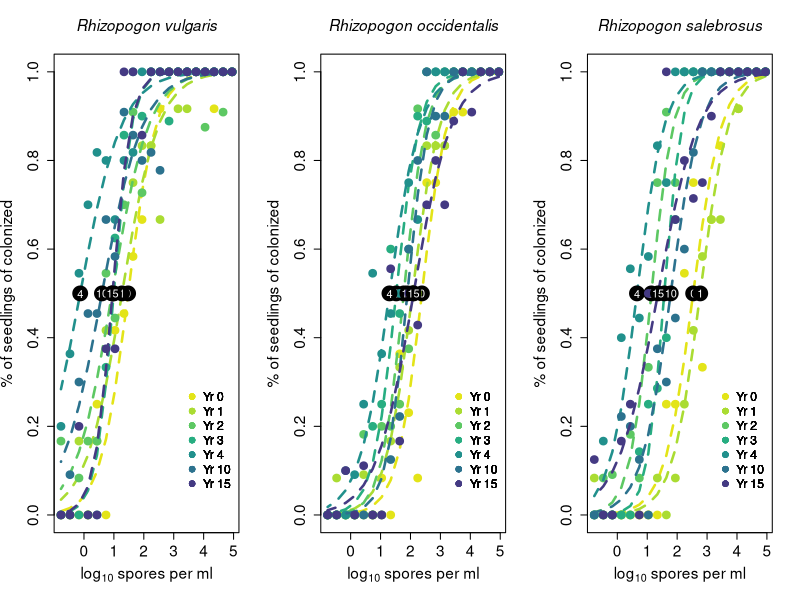

Write R code to recreate this figure. (Note: this script raises an error after producing the figure.)
##Commands written by Kabir Peay, 2020 

##import the data
setwd("~/Documents/Projects/Spore Longevity/SporeData_2020")
sporeData<-read.csv("spore.longevity.060120.csv",as.is=TRUE)
##function below creates a logistic regression graph that 
##plots each year of a species individually

#temporarily rounding all the non-integer data
sporeData$colonized<-round(sporeData$colonized)

library("MASS")

logisticGraph<-function(SPECIES, dataSet, TITLE) {

#create subsets of the data for species of interest
subsetSp<-subset(dataSet,dataSet$species==SPECIES)
percent.colon<-subsetSp$colonized/(subsetSp$colonized+subsetSp$uncolonized)
spores<-subsetSp$spores.ml
time<-sort(as.numeric(unique(subsetSp$year)))

P50<-rep(NA,7)
P50.SE<-rep(NA,7)

##Set up the initial plot
G1<-plot(log10(spores), percent.colon, pch="", ylab="% of seedlings of colonized", xlab=expression(log[10]~spores~per~ml), main=TITLE, cex.main=1.4, cex.lab=1.4, cex.axis=1.4)
#COLOR<-c("#DDDC32","#75D054","#47C16E","#27AD81","#1F9A8A","#24868E","#2C728E")
COLOR<-c("#E3E418","#AADC32","#5DC863","#27AD81","#21908C","#2C728E","#443A83")#viridis
#COLOR<-c("#f1eef6","#d0d1e6","#a6bddb","#74a9cf","#3690c0","#0570b0","#034e7b")#blues
#COLOR<-c("#FDE275","#8FD744","#35B779","#21908C","#31688E","#443A83","#440154")
#COLOR<-heat.colors(length(time), alpha=0.8)

##Create a for loop that plots each year
P50<-NA

for(i in 1:length(time)){
  
#create the variables
temp<-subset(subsetSp,subsetSp$year==time[i])
spores2<-temp$spores[which(temp$year==time[i])]
colon2<-temp$colonized[which(temp$year==time[i])]
uncolon2<-temp$uncolonized[which(temp$year==time[i])]
prop.colon2<-cbind(colon2, uncolon2)

##build the model
temp.model<-glm(prop.colon2~log10(spores2), binomial)

#extract 50% colonization values
LD50 <- dose.p(temp.model, p = 0.5)
LD01 <- dose.p(temp.model, p = 0.01)
P50[i]<-LD50[[1]]
#P01[i]<-LD01[[1]]
P01<-0 #LD01[[1]] gives a negative number near zero but R could not subset it so I made it 0.
P50.SE[i]<-attributes(LD50)$SE[,1]

##make the graph
p<-colon2/(colon2+uncolon2)
xv<-seq(min(log10(spores2)),max(log10(spores2)),0.1)
xAxis<-data.frame(xv=log10(spores2))
points(log10(spores2),p, pch=21,cex=1.5,lwd=1.3,bg=COLOR[i],col=COLOR[i])
predicted<-predict(temp.model,xAxis, type="resp")
lines(xAxis[,1], predicted, col=COLOR[i],lwd=2.5,lty="dashed")

points(x=LD50[[1]],y=0.5,pch=21,cex=3,col="black",bg="black")
text(x=LD50[[1]],y=0.5,labels=time[i],cex=1,col="white")

legend.text=paste("Yr ", time, sep="")
#legend(3.25,0.3, legend=c(legend.text), pch=21, bty="n",pt.bg=c(heat.colors(7,alpha=0.8)), col=c(heat.colors(7)),cex=1, pt.cex=1, pt.lwd=1.4) 
legend(3.25,0.3, legend=c(legend.text), pch=21, bty="n", pt.bg=COLOR, col=COLOR, cex=1.1, pt.cex=1, pt.lwd=1.4)

	}

P50<-data.frame(time,P50,P50.SE)

return(P50)

}

##Calls the function
par(mfrow=c(1,3))
RV<-logisticGraph("RV",sporeData, substitute(paste(italic('Rhizopogon vulgaris')))); RV$species<-rep("RV",length(RV$time))#; write.csv(RV,"RV.P50.csv")
RO<-logisticGraph("RO",sporeData, substitute(paste(italic('Rhizopogon occidentalis')))); RO$species<-rep("RO",length(RO$time))#; write.csv(RO,"RO.P50.csv")
RS<-logisticGraph("RS",sporeData, substitute(paste(italic('Rhizopogon salebrosus')))); RS$species<-rep("RS",length(RS$time))#; write.csv(RS,"RS.P50.csv")

##Finding significance between the P50 of each species over
combined.pogon<-rbind(RV,RO,RS)
combined.pogon$time2<-combined.pogon$time^2
combined.model<-with(combined.pogon,lm(P50~time+time2+species));summary(combined.model)

#note - I eliminated higher order terms 1 at a time and none of them were significant.
---------
par(mfrow=c(1,1))
#-#-# Rhizopogon vulgaris
RV$time2<-RV$time^2
rv.dd.model<-with(RV,lm(P50~time+time2)); summary(rv.dd.model)
plot(RV$time,RV$P50,pch=21,col="#d95f02",bg="#d95f02",cex=2, xlab="Years buried", ylab=expression(log[10]~spores~required~to~colonize~"50%"~seedlings~(C[50])), ylim=c(-0.5,3),xlim=c(0,15))
#xlab=expression(log[10]~spores~per~ml)
#lines(RV$time,RV$P50,col="red",lty="dashed")
curve((2.386023-0.990677)-0.274695*x+0.016789*x^2,0,100, col="#d95f02",lty="dashed",add=TRUE,lwd=2)

#-#-# Rhizopogon salebrosus
RS$time2<-RS$time^2
rs.dd.model<-with(RS,lm(P50~time+time2)); summary(rs.dd.model)
points(RS$time,RS$P50,pch=21,col="#7570b3",bg="#7570b3",cex=2)
#curve(2.35382-0.31277*x+0.01772*x^2,0,15, col="gold",lty="dashed",add=TRUE,lwd=2)
curve(2.386023-0.175395-0.274695*x+0.016789*x^2,0,40, col="#7570b3",lty="dashed",add=TRUE,lwd=2) #combined model

#-#-# Rhizopogon occidentalis
RO$time2<-RO$time^2
ro.dd.model<-with(RO,lm(P50~time+time2)); summary(ro.dd.model)
points(RO$time,RO$P50,pch=21,col="#1b9e77",bg="#1b9e77",cex=2)
#curve(2.187238-0.207737*x+0.014108*x^2,0,15, col="green",lty="dashed",add=TRUE,lwd=2)
curve(2.386023-0.274695*x+0.016789*x^2,0,40, col="#1b9e77",lty="dashed",add=TRUE,lwd=2) #combined model

legend("bottomright",legend=c(substitute(paste(italic('R. vulgaris'))), 
                              substitute(paste(italic('R. salebrosus'))), 
                              substitute(paste(italic('R. occidentalis')))), 
       pch=21, col=c("#d95f02","#7570b3","#1b9e77"), pt.bg=c("#d95f02","#7570b3","#1b9e77"), bty="n",cex=0.9)

#fit one model for all three species; this was not used in the manuscript.
#curve(1.450938-0.303578*x+0.018541*x^2,0,15, col="red",lty="dashed",add=TRUE,lwd=2)